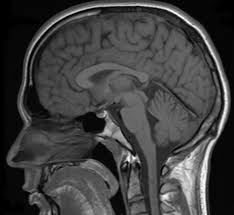
#> input picture lab8/M5.jpeg, 234 x 215 px
$ jupyter execute aim2.ipynb   (older library calls are emulated)
#> lines starting #> are read from the running program, lines starting #| are printed output that depends on the picture; after the words box and inside, x2 and y2 are one past the last pixel; in counts of white or black regions, pixels touching at a corner belong together
[cell 1]
# Cell 1: Import necessary libraries
import cv2
import numpy as np
import matplotlib.pyplot as plt

# We only use cv2 for reading/writing, matplotlib for visualization,
# and numpy for array manipulation.

[cell 2]
# Cell 2: Load an image or create a synthetic one for testing
image_path = "M5.jpeg" # Replace with your image path

# Try to read the image using OpenCV (Grayscale)
img = cv2.imread(image_path, cv2.IMREAD_GRAYSCALE)
#> img is the input picture: shape (215, 234); min 0, max 255, mean 63.8

# If the image doesn't exist, let's create a synthetic image with noise
# to demonstrate region growing and leakage.
if img is None:
    print("Image not found. Creating a synthetic noisy image for demonstration.")
    # Create a dark background
    img = np.zeros((200, 200), dtype=np.uint8)

    # Draw a lighter circle in the middle (Intensity ~150)
    for i in range(200):
        for j in range(200):
            if (i - 100)**2 + (j - 100)**2 < 40**2:
                img[i, j] = 150

    # Add a "leakage" bridge to another shape
    for i in range(90, 110):
        for j in range(140, 180):
            img[i, j] = 130  # Slightly darker bridge

    # Draw another shape connected by the bridge
    for i in range(70, 130):
        for j in range(170, 195):
            img[i, j] = 140

    # Add random Gaussian noise to the whole image
    noise = np.random.normal(0, 15, img.shape)
    img = np.clip(img + noise, 0, 255).astype(np.uint8)

# Define our seed point (x, y) - Note: x is row, y is column
# We will place the seed right in the center of our main circle
seed_point = (100, 100)

# Display the original image and mark the seed point
plt.figure(figsize=(6, 6))
plt.imshow(img, cmap='gray')
plt.plot(seed_point[1], seed_point[0], 'rX', markersize=10, label='Seed Point')
plt.title("Original Image with Seed Point")
plt.legend()
plt.axis('off')
plt.show()
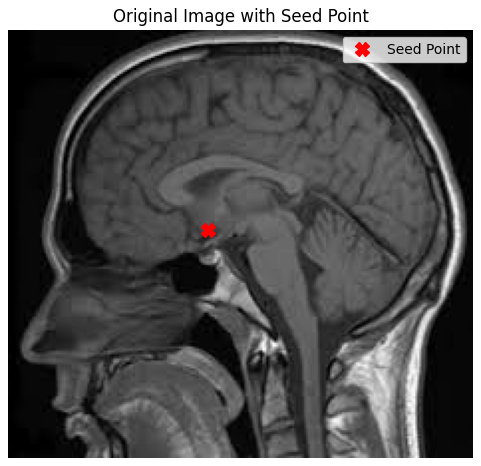
#> figure drawn by matplotlib, 1 panel

[cell 3]
# Cell 3: Define the Region Growing Algorithm using basic Python and Numpy
def region_growing(image, seed, threshold):
    """
    Grows a region from a seed point based on an intensity threshold.
    """
#> called with seed = (100, 100), threshold = 10
    rows, cols = image.shape
#> rows = 215; cols = 234

    # Create a blank image for the segmented region (0 = background, 255 = region)
    segmented_img = np.zeros_like(image, dtype=np.uint8)

    # Create a boolean mask to keep track of visited pixels
    visited = np.zeros_like(image, dtype=bool)

    # Get the intensity of the seed point to compare others against
    # Converting to int to avoid uint8 overflow when calculating differences
    seed_intensity = int(image[seed[0], seed[1]])
#> seed_intensity = 81

    # List to act as a queue for points we need to process (Breadth-First Search)
    points_to_process = [seed]
    visited[seed[0], seed[1]] = True

    # 8-connected neighborhood (Up, Down, Left, Right, and 4 Diagonals)
    neighbors = [(-1, 0), (1, 0), (0, -1), (0, 1),
                 (-1, -1), (-1, 1), (1, -1), (1, 1)]

    # Process points until the queue is empty
    while points_to_process:
        # Pop the first point in the list
        current_x, current_y = points_to_process.pop(0)

        # Add it to our segmented region
        segmented_img[current_x, current_y] = 255

        # Check all 8 neighbors
        for dx, dy in neighbors:
            nx, ny = current_x + dx, current_y + dy

            # Ensure the neighbor is within image boundaries
            if 0 <= nx < rows and 0 <= ny < cols:
                # If we haven't visited this pixel yet
                if not visited[nx, ny]:
                    visited[nx, ny] = True

                    # Calculate the absolute difference in intensity
                    pixel_intensity = int(image[nx, ny])
                    intensity_diff = abs(pixel_intensity - seed_intensity)

                    # If the difference is within our threshold, it belongs to the region
                    if intensity_diff <= threshold:
                        points_to_process.append((nx, ny))
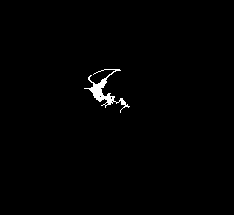
#> segmented_img: shape (215, 234); 0.84% white; 1 white region, box (x1, y1, x2, y2) and area: (84, 69, 130, 113) 425
#> visited: shape (215, 234) bool; 1.6% white; 1 white region, box (x1, y1, x2, y2) and area: (83, 68, 131, 114) 806
#> after the loop, points_to_process = []

    return segmented_img

[cell 4]
# Cell 4: Run the algorithm with different thresholds to analyze expansion and leakage
# Threshold 1: Too strict (Under-segmentation - stops too early due to noise)
thresh_low = 10
segmented_low = region_growing(img, seed_point, thresh_low)

# Threshold 2: Just right (Captures the main circle, stops at the darker bridge)
thresh_med = 30
segmented_med = region_growing(img, seed_point, thresh_med)
#> after the loop in region_growing (call 2), `while points_to_process:`: segmented_img: shape (215, 234); 37.8% white; 1 white region, box (x1, y1, x2, y2) and area: (29, 8, 224, 215) 19021
#> after the loop in region_growing (call 2), `while points_to_process:`: visited: shape (215, 234) bool; 44.2% white; 1 white region, box (x1, y1, x2, y2) and area: (28, 7, 225, 215) 22212

# Threshold 3: Too loose (Leakage - spills over the bridge into the second shape and background)
thresh_high = 60
segmented_high = region_growing(img, seed_point, thresh_high)
#> after the loop in region_growing (call 3), `while points_to_process:`: segmented_img: shape (215, 234); 70.9% white; 118 black regions (102 under 20 px), largest, box (x1, y1, x2, y2) and area: (0, 0, 94, 215) 5788, (155, 0, 234, 215) 4241, (24, 3, 228, 215) 2034
#> after the loop in region_growing (call 3), `while points_to_process:`: visited: shape (215, 234) bool; 77.6% white; 32 black regions (19 under 20 px), largest, box (x1, y1, x2, y2) and area: (0, 0, 88, 215) 5425, (162, 0, 234, 215) 3926, (171, 153, 195, 204) 495

[cell 5]
# Cell 5: Display the results to compare the effects of thresholding
fig, axes = plt.subplots(1, 3, figsize=(18, 6))

axes[0].imshow(segmented_low, cmap='gray')
axes[0].set_title(f"Low Threshold ({thresh_low})\n(Under-segmentation)")
axes[0].axis('off')

axes[1].imshow(segmented_med, cmap='gray')
axes[1].set_title(f"Optimal Threshold ({thresh_med})\n(Proper Expansion)")
axes[1].axis('off')

axes[2].imshow(segmented_high, cmap='gray')
axes[2].set_title(f"High Threshold ({thresh_high})\n(Leakage into other regions)")
axes[2].axis('off')

plt.tight_layout()
plt.show()

# Optional: Save the best output using OpenCV
# cv2.imwrite("segmented_output.jpg", segmented_med)

[cell 6]
# Cell 7: Comparing Region Growing using Different Feature Maps

# 1. Create Feature Map: Local Contrast (Standard Deviation in a 3x3 window)
# We use float32 to prevent wrap-around issues with uint8 math
img_float = img.astype(np.float32)

# Fast way to compute local variance using OpenCV box filters: Var(X) = E(X^2) - (E(X))^2
mean_img = cv2.blur(img_float, (3, 3))
sq_img = cv2.blur(img_float**2, (3, 3))
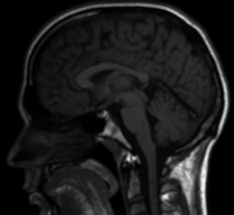
#> sq_img: shape (215, 234) float32; min 0, max 57710.3, mean 6110.9; drawn with min black and max white
variance_img = sq_img - mean_img**2

# Contrast is the standard deviation (sqrt of variance)
contrast_map = np.sqrt(np.maximum(variance_img, 0))

# 2. Create Feature Map: Gradient Magnitude (Edges) using Sobel Operators
sobelx = cv2.Sobel(img_float, cv2.CV_64F, 1, 0, ksize=3)
sobely = cv2.Sobel(img_float, cv2.CV_64F, 0, 1, ksize=3)
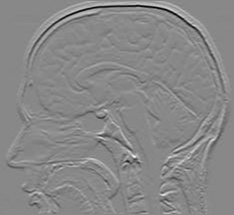
#> sobely: shape (215, 234) float64; min -846, max 740, mean 1.8; drawn with min black and max white
gradient_map = np.sqrt(sobelx**2 + sobely**2)
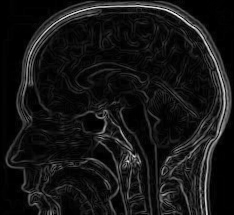
#> gradient_map: shape (215, 234) float64; min 0, max 928.2, mean 79.2; drawn with min black and max white

# 3. Generic Region Growing Function
def region_growing_generic(feature_map, seed, threshold):
    """
    Runs region growing on ANY feature map (Intensity, Contrast, Gradient, etc.)
    """
#> called with seed = (100, 100), threshold = 30
    rows, cols = feature_map.shape
#> rows = 215; cols = 234
    segmented_img = np.zeros((rows, cols), dtype=np.uint8)
    visited = np.zeros((rows, cols), dtype=bool)

    # Get the feature value at the seed point
    seed_val = float(feature_map[seed[0], seed[1]])
#> seed_val = 81

    points_to_process = [seed]
    visited[seed[0], seed[1]] = True

    neighbors = [(-1, 0), (1, 0), (0, -1), (0, 1),
                 (-1, -1), (-1, 1), (1, -1), (1, 1)]

    while points_to_process:
        cx, cy = points_to_process.pop(0)
        segmented_img[cx, cy] = 255

        for dx, dy in neighbors:
            nx, ny = cx + dx, cy + dy
            if 0 <= nx < rows and 0 <= ny < cols:
                if not visited[nx, ny]:
                    visited[nx, ny] = True

                    val = float(feature_map[nx, ny])
                    # Compare the feature value to the seed's feature value
                    if abs(val - seed_val) <= threshold:
                        points_to_process.append((nx, ny))
#> after the loop, points_to_process = []

    return segmented_img

# 4. Run the segmentations with thresholds tuned for each specific feature scale
seg_intensity = region_growing_generic(img_float, seed_point, threshold=30)
seg_contrast  = region_growing_generic(contrast_map, seed_point, threshold=10)
#> call 2 of region_growing_generic, with seed = (100, 100), threshold = 10
#> in region_growing_generic (call 2), `seed_val = float(feature_map[seed[0], seed[1]])`: seed_val = 6.15
#> after the loop in region_growing_generic (call 2), `while points_to_process:`:
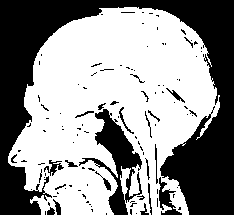
#> segmented_img: shape (215, 234); 57.6% white; 115 black regions (92 under 20 px), largest, box (x1, y1, x2, y2) and area: (0, 0, 234, 215) 17568, (79, 109, 142, 215) 2104, (159, 177, 182, 215) 332
#> after the loop in region_growing_generic (call 2), `while points_to_process:`:
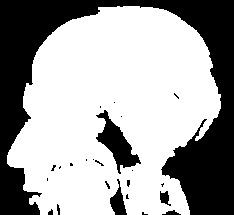
#> visited: shape (215, 234) bool; 63.9% white; 24 black regions (17 under 20 px), largest, box (x1, y1, x2, y2) and area: (0, 0, 234, 215) 16460, (96, 110, 141, 174) 1070, (110, 179, 127, 215) 299
seg_gradient  = region_growing_generic(gradient_map, seed_point, threshold=15)
#> call 3 of region_growing_generic, with seed = (100, 100), threshold = 15
#> in region_growing_generic (call 3), `seed_val = float(feature_map[seed[0], seed[1]])`: seed_val = 57.31
#> after the loop in region_growing_generic (call 3), `while points_to_process:`:
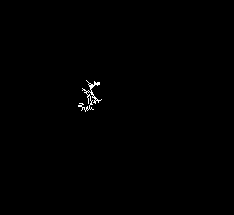
#> segmented_img: shape (215, 234); 0.32% white in thin lines or dots, all inside (x1, y1, x2, y2) = (78, 80, 102, 112)
#> after the loop in region_growing_generic (call 3), `while points_to_process:`:
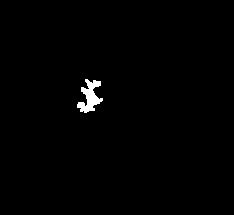
#> visited: shape (215, 234) bool; 0.87% white; 1 white region, box (x1, y1, x2, y2) and area: (77, 79, 103, 113) 436

# 5. Visualize Intermediate Feature Maps and Final Comparisons
fig, axes = plt.subplots(2, 3, figsize=(18, 10))

# Top row: Show the intermediate feature maps (using colors to highlight differences)
axes[0, 0].imshow(img, cmap='gray')
axes[0, 0].set_title("1. Feature Map: Raw Intensity\n(Standard)")

axes[0, 1].imshow(contrast_map, cmap='magma')
axes[0, 1].set_title("2. Feature Map: Local Contrast\n(Highlights noisy/textured areas)")

axes[0, 2].imshow(gradient_map, cmap='magma')
axes[0, 2].set_title("3. Feature Map: Gradient Magnitude\n(Highlights edges)")

# Bottom row: Show the resulting segmentations
axes[1, 0].imshow(seg_intensity, cmap='gray')
axes[1, 0].set_title(f"Result: Intensity-Based\n(Threshold: 30)")

axes[1, 1].imshow(seg_contrast, cmap='gray')
axes[1, 1].set_title(f"Result: Contrast-Based\n(Threshold: 10)")

axes[1, 2].imshow(seg_gradient, cmap='gray')
axes[1, 2].set_title(f"Result: Gradient-Based\n(Threshold: 15)")

for ax in axes.flatten():
    ax.plot(seed_point[1], seed_point[0], 'rX', markersize=8) # Keep seed visible
    ax.axis('off')

plt.tight_layout()
plt.show()
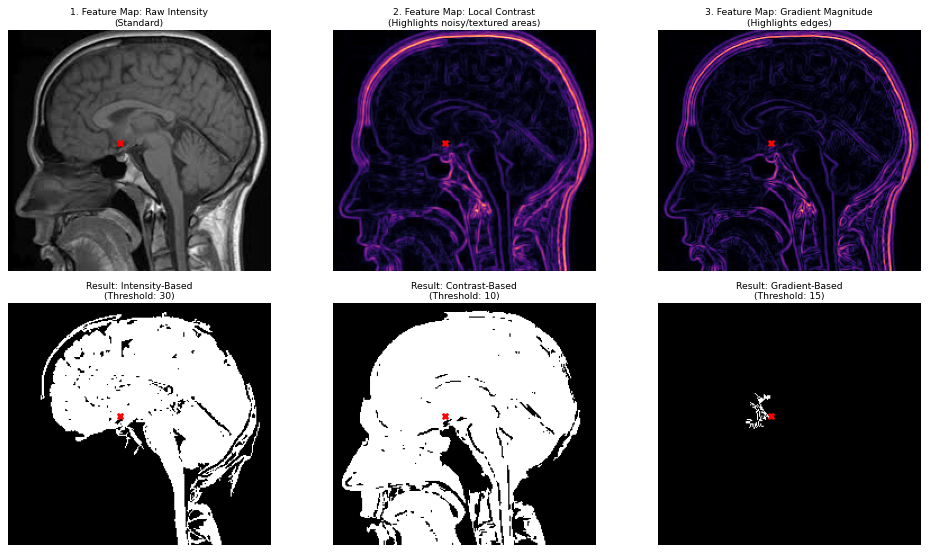
#> figure drawn by matplotlib, 6 panels

$ run again, with lab8/ct.png saved as lab8/M5.jpeg
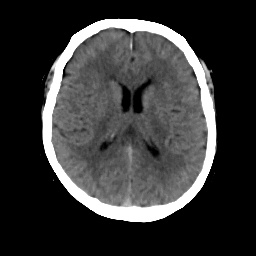
#> input picture lab8/ct.png, 256 x 256 px
#> img is the input picture: shape (256, 256); min 0, max 255, mean 54.2
#> seed_intensity = 101
#> after the loop in region_growing, `while points_to_process:`:
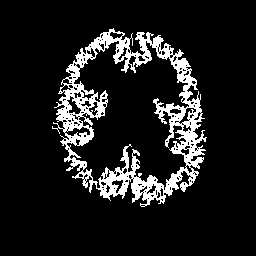
#> segmented_img: shape (256, 256); 11.5% white; 1 white region, box (x1, y1, x2, y2) and area: (52, 28, 207, 207) 7510
#> after the loop in region_growing, `while points_to_process:`: points_to_process = []
#> seed_val = 101
#> after the loop in region_growing_generic, `while points_to_process:`: points_to_process = []
#> seed_val = 36.22
#> after the loop in region_growing_generic (call 3), `while points_to_process:`:
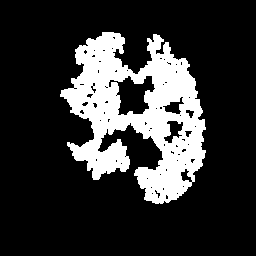
#> visited: shape (256, 256) bool; 19.9% white; 1 white region, box (x1, y1, x2, y2) and area: (60, 32, 206, 204) 13065

$ run again, with lab8/mri.png saved as lab8/M5.jpeg
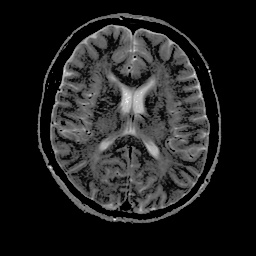
#> input picture lab8/mri.png, 256 x 256 px
#> img is the input picture: shape (256, 256); min 0, max 255, mean 32.7
#> seed_intensity = 75
#> after the loop in region_growing, `while points_to_process:`: points_to_process = []
#> seed_val = 75
#> after the loop in region_growing_generic, `while points_to_process:`: points_to_process = []
#> seed_val = 26.52
#> after the loop in region_growing_generic (call 2), `while points_to_process:`:
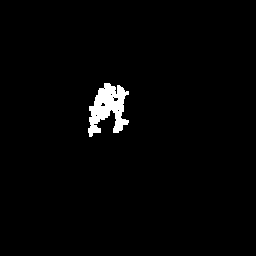
#> visited: shape (256, 256) bool; 1.9% white; 1 white region, box (x1, y1, x2, y2) and area: (88, 83, 129, 137) 1232
